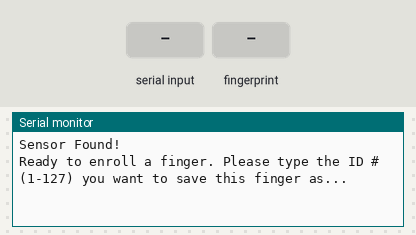
Simulated run of this sketch. Board: Arduino Uno, built with avr-gcc and run on an emulated ATmega328P. Parts: the last lines printed to the serial monitor. The test bench sets the inputs (shaded band).

Above: at 2.2 s.
2.3 s: "90,45\n" received over Serial
At 3.5 s:
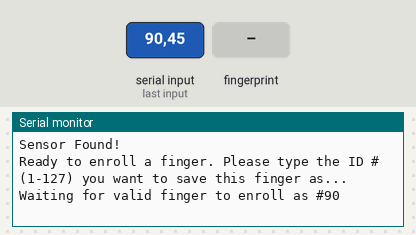
3.8 s: finger stored as number 1 placed on the sensor
At 5.0 s:
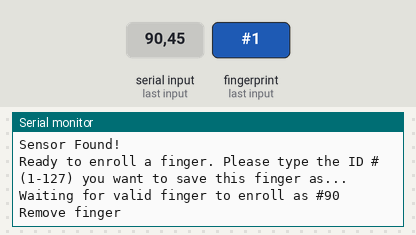
6.8 s: finger stored as number 1 placed on the sensor
At 7.8 s:
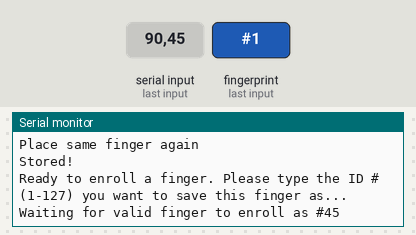

The sketch:

src.ino
```cpp
#include <Adafruit_Fingerprint.h>
#include <SoftwareSerial.h>

SoftwareSerial mySerial(2, 3); // RX, TX
Adafruit_Fingerprint finger = Adafruit_Fingerprint(&mySerial);
uint8_t id;

void setup() {
  Serial.begin(9600);
  finger.begin(57600);
  if (finger.verifyPassword()) { Serial.println("Sensor Found!"); }
}

void loop() {
  Serial.println("Ready to enroll a finger. Please type the ID # (1-127) you want to save this finger as...");
  id = readnumber();
  if (id == 0) return;
  while (!getFingerprintEnroll());
}

// (Standard enrollment logic to capture image twice and store in flash)
uint8_t readnumber(void) {
  uint8_t num = 0;
  while (num == 0) {
    while (! Serial.available());
    num = Serial.parseInt();
  }
  return num;
}

uint8_t getFingerprintEnroll() {
  int p = -1;
  Serial.print("Waiting for valid finger to enroll as #"); Serial.println(id);
  while (p != FINGERPRINT_OK) { p = finger.getImage(); }
  p = finger.image2Tz(1);
  Serial.println("Remove finger");
  delay(2000);
  p = 0;
  while (p != FINGERPRINT_NOFINGER) { p = finger.getImage(); }
  Serial.println("Place same finger again");
  p = -1;
  while (p != FINGERPRINT_OK) { p = finger.getImage(); }
  p = finger.image2Tz(2);
  p = finger.createModel();
  p = finger.storeModel(id);
  if (p == FINGERPRINT_OK) { Serial.println("Stored!"); return true; }
  return false;
}
```

Measured:
- after the input at 2.3 s, the serial monitor: prints a new line at once (image 1)
- after the input at 3.8 s, the serial monitor: prints a new line after 0.20 s (image 2)
- after the input at 6.8 s, the serial monitor: prints a new line after 0.25 s (image 3)
